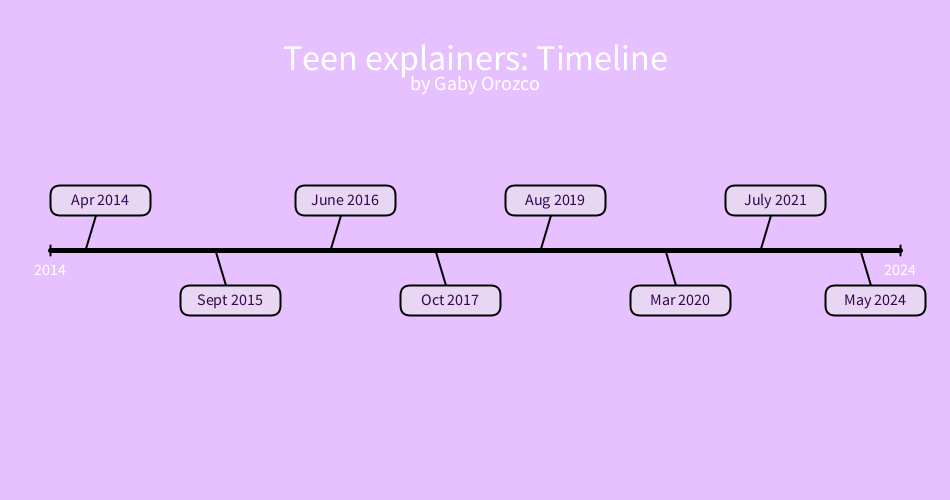
Frame 1 (no input)
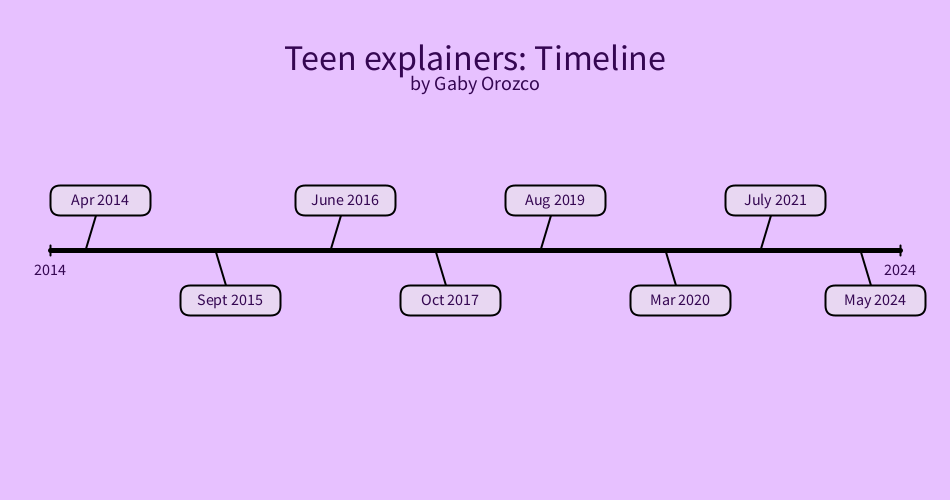
Frame 60 (the mouse pressed at the canvas centre just before this capture)
Frame 120 (the mouse held since frame 60 and released just before this capture): identical to frame 60, image omitted

The Processing sketch that drew these frames (run headless with seeded random() and noise(); from frame 60 on, the mouse is pressed at the canvas centre):

// Processing sketch: Timeline
// ── Timeline.pde
// Gaby Orozco | 23 Feb 2026| Timeline
void setup() {
  size(950,500);
}
void draw() {
  background(#E7C1FF);
  drawRef();
  histEvent(100,200,"Apr 2014",true,"The Teen Explainer Program launches at NHMU as a small pilot with 12 teens to build youth involvement in science communication.");
  histEvent(230,300,"Sept 2015",false,"Teens complete their first major training series in the museums learning labs, gaining skills in communication and science literacy.");
  histEvent(345,200,"June 2016",true,"Explainers begin leading hands on demonstrations in NHMU galleries, helping visitors engage with fossils, minerals, and ecosystems.");
  histEvent(450,300,"Oct 2017",false,"Teens expand into community STEM outreach, representing the museum at local schools and events to broaden public science access.");
  histEvent(555,200,"Aug 2019",true,"Leadership is added, allowing returning teens to mentor newcomers and help design educational activities."); 
  histEvent(680,300,"Mar 2020",false,"The program shifts online during the pandemic, with teens creating virtual demos, Q&As, and digital science content.");
  histEvent(775,200,"July 2021",true,"A hybrid model emerges as teens return onsite while continuing to produce online educational materials for wider reach.");
  histEvent(875,300,"May 2024",false,"NHMU celebrates the programs 10 year anniversary with a showcase where teens present demos and highlight their impact.");
}
void drawRef() {
  textAlign(CENTER);
  textSize(36);
  text("Teen explainers: Timeline",width/2,70);
  textSize(20);
  text("by Gaby Orozco",width/2,90);
  strokeWeight(5);
  line(50,250,900,250);
  textSize(16);
  text("2014",50,275);
  text("2024",900,275);
  strokeWeight(2);
  line(50,245,50,255);
  line(900,245,900,255);
}
void histEvent(int x, int y, String title, boolean top, String detail) {
  if(top== true) {
     line(x,y,x-15,y+50);
  } else {
    line(x,y,x-15,y-50);
  }
  rectMode(CENTER);
  fill(#E8D7F2);
  strokeWeight(2);
  rect(x,y,100,30,10);
  fill(#350752);
  text(title,x,y+5);
  if(mouseX > x-50 && mouseX < x+50 && mouseY > y-15 && mouseY < y+15) {
    text(detail,width/2,350);
  }  
}
